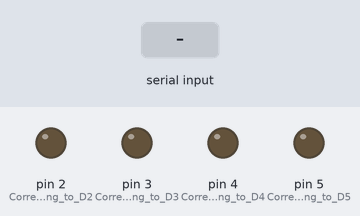
Bench run of a sketch on a simulated Arduino Uno, built with avr-gcc and run on an emulated ATmega328P. Parts: output pins drawn as LEDs (lit = HIGH). The test bench sets the inputs (shaded band). Pins used as bus, display or sensor lines are not drawn.

Above: at 1.2 s.
1.3 s: "90,45\n" received over Serial
2.8 s: "30,150\n" received over Serial
4.3 s: "2\n" received over Serial
5.8 s: "5\n" received over Serial
At 6.4 s:
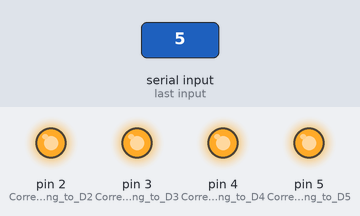
7.3 s: "0\n" received over Serial
At 8.7 s:
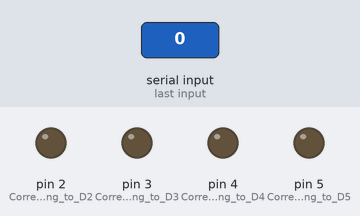
Timing chart, 0 to 9.8 s (numbered marks = the images above; inputs shaded):
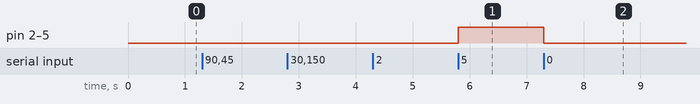

Measured:
- after the input at 5.8 s, pin 2 (Corresponding_to_D2), pin 3 (Corresponding_to_D3), pin 4 (Corresponding_to_D4), pin 5 (Corresponding_to_D5): LOW → HIGH at once
- after the input at 7.3 s, pin 2 (Corresponding_to_D2), pin 3 (Corresponding_to_D3), pin 4 (Corresponding_to_D4), pin 5 (Corresponding_to_D5): HIGH → LOW at once

The sketch:

sketch_aug27a.ino
```cpp
int x;

void setup() {
  Serial.begin(9600);
  Serial.setTimeout(1);
  pinMode(1, OUTPUT);  // Corresponding to D1
  pinMode(2, OUTPUT);  // Corresponding to D2
  pinMode(3, OUTPUT);  // Corresponding to D3
  pinMode(4, OUTPUT);  // Corresponding to D4
  pinMode(5, OUTPUT);  // Corresponding to D5
}

void loop() {
  while (!Serial.available());
  x = Serial.readString().toInt();

  if (x == 0) {
    digitalWrite(1, LOW);
    digitalWrite(2, LOW);
    digitalWrite(3, LOW);
    digitalWrite(4, LOW);
    digitalWrite(5, LOW);
  }
  else if (x == 1) {
    digitalWrite(1, HIGH);
    digitalWrite(2, LOW);
    digitalWrite(3, LOW);
    digitalWrite(4, LOW);
    digitalWrite(5, LOW);
  }
  else if (x == 2) {
    digitalWrite(1, HIGH);
    digitalWrite(2, HIGH);
    digitalWrite(3, LOW);
    digitalWrite(4, LOW);
    digitalWrite(5, LOW);
  }
  else if (x == 3) {
    digitalWrite(1, HIGH);
    digitalWrite(2, HIGH);
    digitalWrite(3, HIGH);
    digitalWrite(4, LOW);
    digitalWrite(5, LOW);
  }
  else if (x == 4) {
    digitalWrite(1, HIGH);
    digitalWrite(2, HIGH);
    digitalWrite(3, HIGH);
    digitalWrite(4, HIGH);
    digitalWrite(5, LOW);
  }
  else if (x == 5) {
    digitalWrite(1, HIGH);
    digitalWrite(2, HIGH);
    digitalWrite(3, HIGH);
    digitalWrite(4, HIGH);
    digitalWrite(5, HIGH);
  }
  else {
    digitalWrite(1, LOW);
    digitalWrite(2, LOW);
    digitalWrite(3, LOW);
    digitalWrite(4, LOW);
    digitalWrite(5, LOW);
  }
}
```
